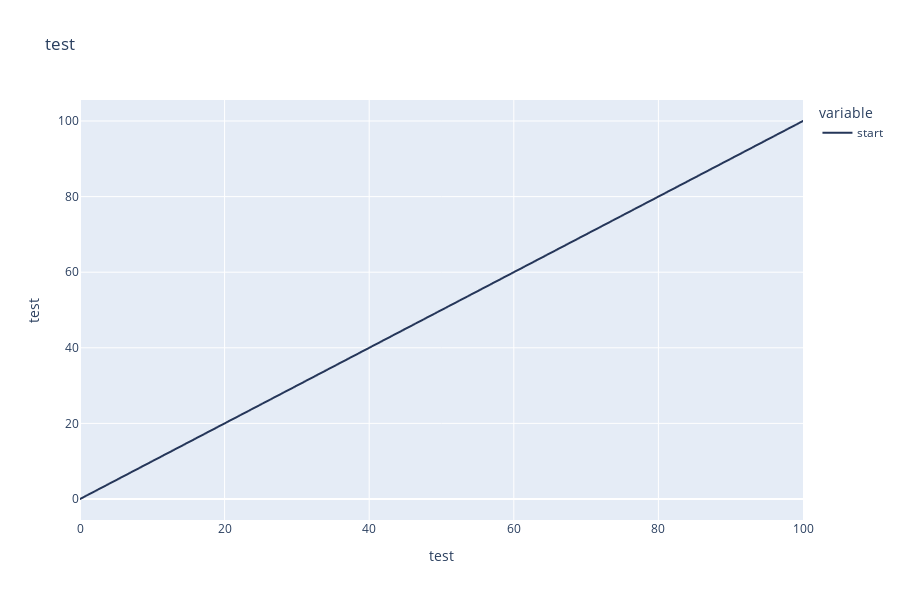

Notebook code for this chart:
### Code cell
df2 = df1.copy(deep=True)
df2 = df2.groupby(['run', 'timestep']).last().reset_index()

fig = px.line(df2, x="timestep", y=[ 'start'], 
            line_group='run',  
            title='test',
            height=600, 
            color_discrete_sequence= my_colors)


fig.update_layout(xaxis_title='test', yaxis_title='test')

fig.show()
